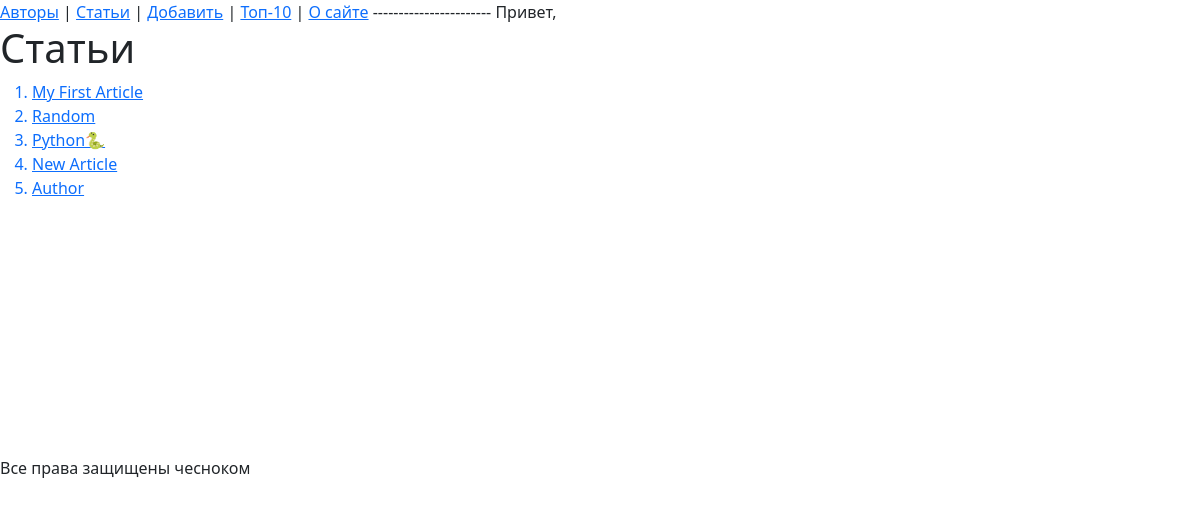
Before: / with the older database file.
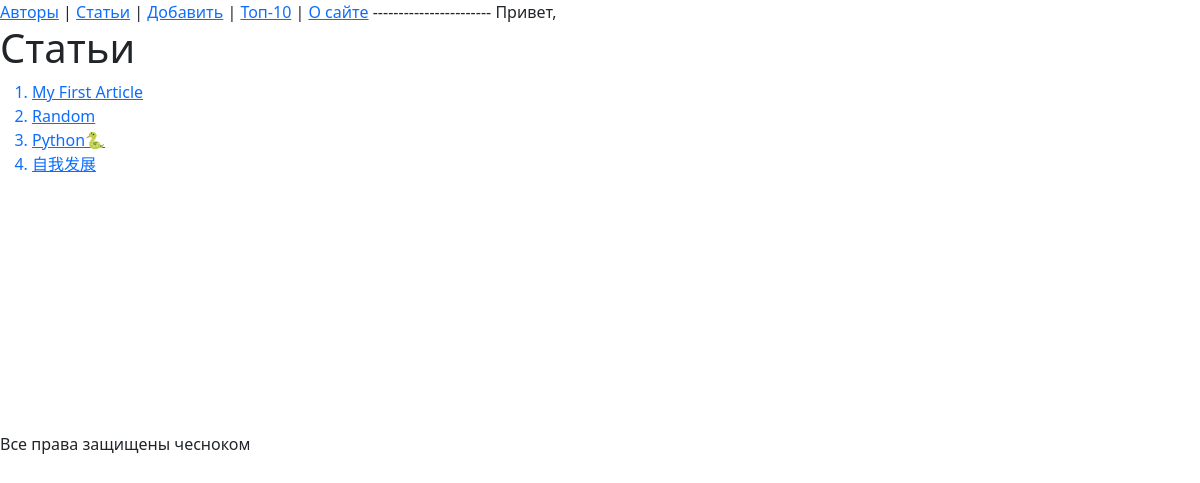
After: the same page with the newer database file.
### core/models.py (models this page shows, shortened)
class Article(models.Model):
    title = models.CharField(max_length = 255)
    text = models.TextField()
    author = models.ForeignKey(
        to = "Author",
        on_delete = models.SET_NULL,
        null = True, blank = True,
        related_name = "article",
        verbose_name = "Автор"
    )
    readers = models.ManyToManyField(
        to = User,
        related_name = "read_articles",
        blank = True,
    )
    views = models.IntegerField(
        default = 0,
        verbose_name = "Просмотры"
    )
    created_at = models.DateTimeField(
        auto_now_add = True,
        null = True,
    )
    updated_at = models.DateTimeField(
        auto_now = True
    )
    is_active = models.BooleanField(
        default = True
    )

### core/views.py (the view)
# urls.py: path("", articles, name = "articles"),
def articles(request):
    articles = Article.objects.filter(is_active = True)
    return render(
        request,
        "articles.html",
        {"articles": articles}
    )

### core/templates/articles.html (shortened to what this page needs)
{% extends 'base.html' %}
{% block content %}
    <h1>Статьи</h1>
    <ol>
    {% for article in articles %}
        <a href = "{% url 'article' article.id %}"><li>{{ article.title }}</li></a>
    {% endfor %}
    </ol>
{% endblock %}

### core/templates/base.html (shortened to what this page needs)
{% load static %}
<!DOCTYPE html>
<html lang="en">
<head>
    <link href="https://cdn.jsdelivr.net/npm/bootstrap@5.0.0-beta1/dist/css/bootstrap.min.css" rel="stylesheet">
    <link rel="stylesheet" href="{% static 'mystyle.css' %}">
</head>
<body>
    <a href = "{% url 'authors' %}">Авторы</a> |
    <a href = "{% url 'articles' %}">Статьи</a> |
    <a href = "{% url 'article-add' %}">Добавить</a> |
    <a href = "#">Топ-10</a> |
    <a href = "{% url 'about' %}">О сайте</a>
    -----------------------
    <span>Привет, {{ request.user.username }}</span>
    {% block content %}
    {% endblock %}
    <br><br><br><br><br><br><br><br><br><br>
    <footer>Все права защищены чесноком</footer>
</body>
</html>

Changed rows visible on the page:
removed Article: title "New Article"
removed Article: title "Author"
added Article: title "自我发展"
